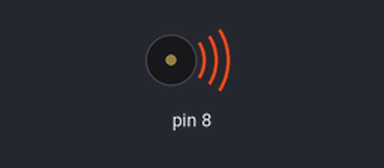
Simulated run of this sketch. Board: Arduino Uno, built with avr-gcc and run on an emulated ATmega328P. On the bench: buzzer (waves = sounding).

Above: at 0.2 s.
At 9.0 s:
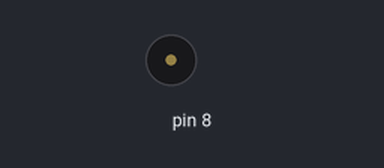
Timing chart, 0 to 13.0 s (numbered marks = the images above):
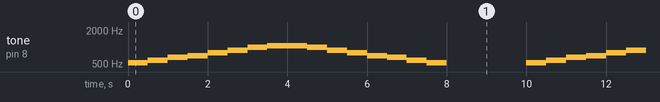

Measured:
- by itself, tone on pin 8: repeats every 10.0 s: 587 Hz 0.50 s, 659 Hz 0.50 s, 698 Hz 0.50 s, 784 Hz 0.50 s, 880 Hz 0.50 s, 988 Hz 0.50 s, 1047 Hz 1.0 s, 988 Hz 0.50 s, 880 Hz 0.50 s, 784 Hz 0.50 s, 698 Hz 0.50 s, 659 Hz 0.50 s, 587 Hz 0.50 s, 523 Hz 0.50 s, silent 2.0 s, 523 Hz 0.50 s

The sketch:

singlePassiveBuzzer.ino
```cpp
//int buzzerPin = 3;
//
//void setup() {
//  // put your setup code here, to run once:
//  pinMode(buzzerPin, OUTPUT);
//}
//
//void loop() {
//  // put your main code here, to run repeatedly:
//
//for(int i=0; i<250; i++) {
//
//  digitalWrite(buzzerPin, HIGH);
//  delay(1);
//  digitalWrite(buzzerPin, LOW);
//  delay(1);
//
//}
//
//for(int i=0; i<125; i++) {
//
//  digitalWrite(buzzerPin, HIGH);
//  delay(2);
//  digitalWrite(buzzerPin, LOW);
//  delay(2);
//
//}
//}

#include "pitches.h"

int melody[] = {
  NOTE_C5, NOTE_D5, NOTE_E5, NOTE_F5, NOTE_G5, NOTE_A5, NOTE_B5, NOTE_C6};
int duration = 500;

int melodyBackwards[] = {
  NOTE_C6, NOTE_B5, NOTE_A5, NOTE_G5, NOTE_F5, NOTE_E5, NOTE_D5, NOTE_C5
};

void setup() {

}

void loop() {
  for (int thisNote = 0; thisNote < 8; thisNote++) {
    tone(8, melody[thisNote], duration);
    delay(500);
  }

    for (int thisNote = 0; thisNote < 8; thisNote++) {
    tone(8, melodyBackwards[thisNote], duration);
    delay(500);
  }

  // restart after two seconds
  delay(2000);
}
```
